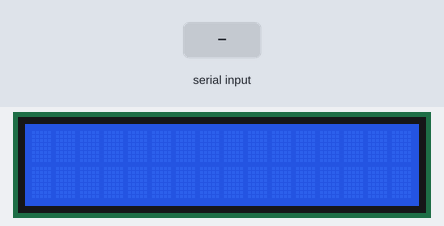
Bench run of a sketch on a simulated Arduino Uno, built with avr-gcc and run on an emulated ATmega328P. Parts: 16×2 character LCD. Inputs (shaded band) come from the test bench. What the sketch prints to the serial monitor is not drawn.

Above: at 1.2 s.
1.3 s: "1" received over Serial
4.3 s: "0" received over Serial
7.3 s: "2" received over Serial
Timing chart, 0 to 10.3 s (numbered marks = the images above; inputs shaded):
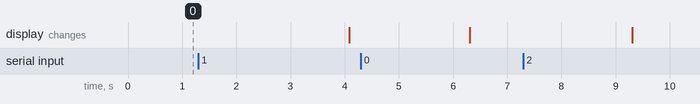

The sketch:

object.ino
```cpp
String val;
#include <LiquidCrystal.h>
LiquidCrystal lcd(12, 11, 5, 4, 3, 2);

void setup() {
  Serial.begin(9600);
  lcd.begin(16, 2);

}

void loop() {
  lcd.clear();
  val = Serial.readString();
  delay(1000);
  Serial.println(val);
  delay(10);

  lcd.print(val);
  lcd.display();
 // delay(5000000);
}
```
